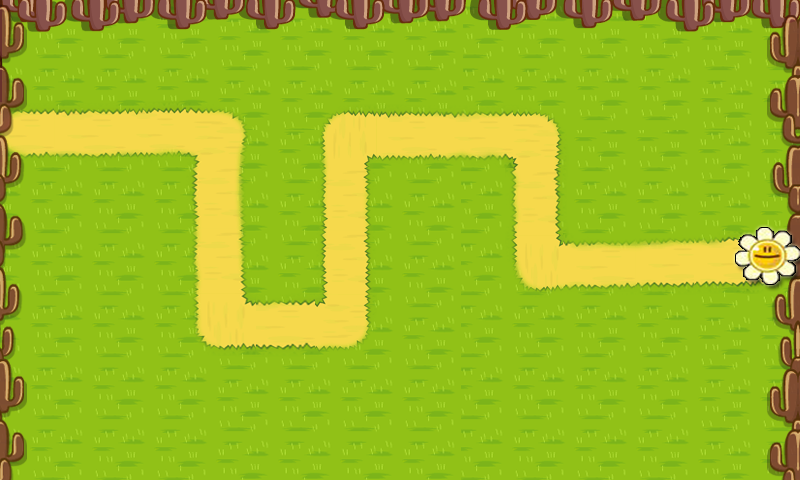

The image is a tile-based game level rendered from a .tmx file. Its description and source (layers, tilesets, objects; grid data summarised) follow:
An orthogonal 25x15 tile map with 32x32 px tiles, 2 tile layers (Tile Layer 1, rock), 2 hidden layers not drawn.

<map version="1.0" orientation="orthogonal" width="25" height="15" tilewidth="32" tileheight="32">
 <tileset firstgid="1" name="map01" tilewidth="32" tileheight="32">
  <image source="map01.png" width="800" height="480" />
 </tileset>
 <layer name="Tile Layer 1" width="25" height="15">
  <data>[375 cells, 375 non-empty, 375 distinct tile ids]</data>
 </layer>
 <layer name="way" width="25" height="15" visible="0">
  <data>[375 cells, 39 non-empty, 1 distinct tile ids]</data>
 </layer>
 <layer name="build" width="25" height="15" visible="0">
  <data>[375 cells, 244 non-empty, 4 distinct tile ids]</data>
 </layer>
 <layer name="rock" width="25" height="15">
  <data>[375 cells, 0 non-empty, 0 distinct tile ids]</data>
 </layer>
</map>
